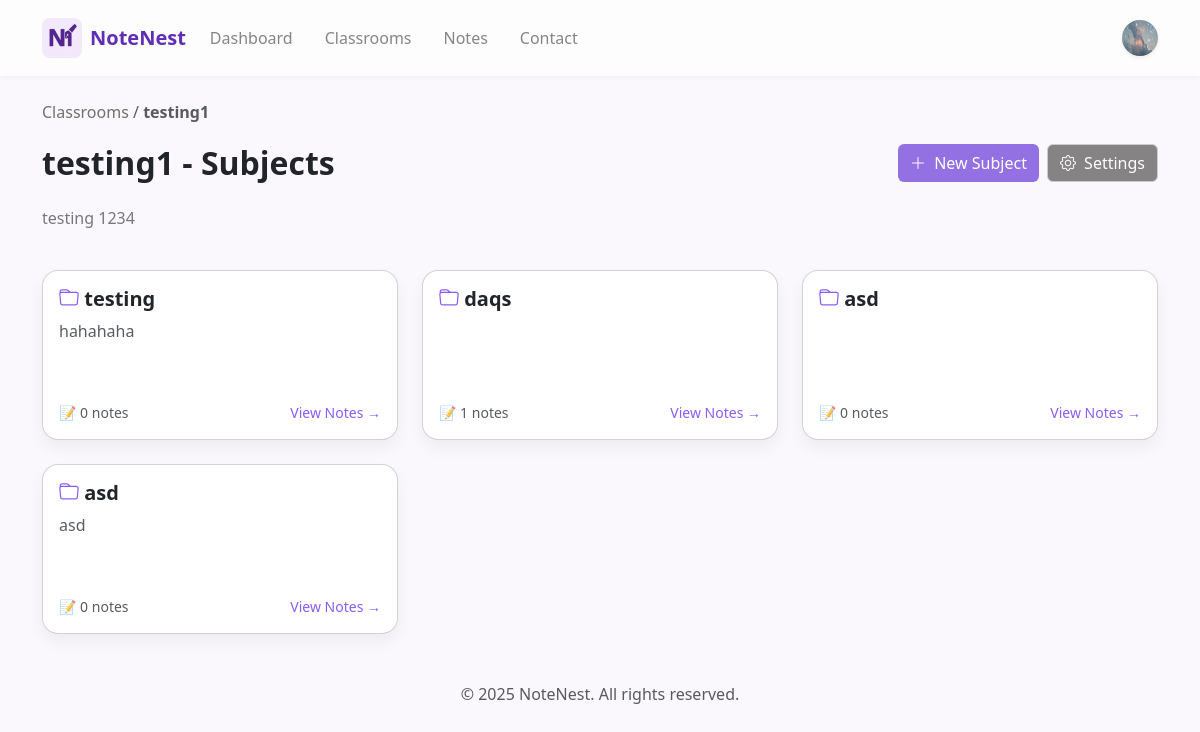
The app's page /views/pages/subjects.php?classroom_id=1 (signed in) with its own data.
### tables this page shows
CREATE TABLE `users` (
  `id` int(11) NOT NULL,
  `username` varchar(100) NOT NULL,
  `email` varchar(255) NOT NULL,
  `password` varchar(255) NOT NULL,
  `created_at` timestamp NOT NULL DEFAULT current_timestamp(),
  `profile_image` varchar(255) DEFAULT NULL
);

CREATE TABLE `classroom_subjects` (
  `subject_id` int(11) NOT NULL,
  `classroom_id` int(11) NOT NULL,
  `subject_name` varchar(255) NOT NULL,
  `notes` int(11) NOT NULL DEFAULT 0,
  `subject_desc` varchar(255) DEFAULT NULL
);

### core/database.php (called while the page is built)
<?php
class Database
{
    private static $pdo = null;
    public static function getConnection()
    {
        if (self::$pdo === null) {
            $dsn = 'mysql:host=localhost;dbname=notenestdb';
            $username = 'root';
            $password = '';
            try {
                self::$pdo = new PDO($dsn, $username, $password);
                self::$pdo->setAttribute(PDO::ATTR_ERRMODE, PDO::ERRMODE_EXCEPTION);
            } catch (PDOException $e) {
                die("Database connection failed :( " . $e->getMessage());
            }
        }
        return self::$pdo;
    }
}

### controllers/ProfileController.php (called while the page is built, shortened)
<?php
require_once __DIR__ . '/../config/init.php';
require_once __DIR__ . '/../models/User.php';
class ProfileController {
    private $userModel;
    private $userId;
    public function __construct($userId) {
        $this->pdo = Database::getConnection();
        $this->userModel = new User($this->pdo);
        $this->userId = intval($userId);
    }
    public function getUserData() {
        return $this->userModel->getById($this->userId);
    }
}

### models/User.php (called while the page is built, shortened)
<?php
class User {
    private $pdo;
    public function __construct($pdo) {
        $this->pdo = $pdo;
    }
    public function getById($id) {
        $stmt = $this->pdo->prepare("SELECT * FROM users WHERE id = ?");
        $stmt->execute([$id]);
        return $stmt->fetch(PDO::FETCH_ASSOC);
    }
}

### controllers/ClassroomController.php (called while the page is built, shortened)
<?php
require_once __DIR__ . '/../models/Classroom.php';
class ClassroomController {
    private $classroomModel;
    public function __construct() {
        $this->pdo = Database::getConnection();
        $this->classroomModel = new Classroom($this->pdo);
    }
    public function viewSubjects() {
        $user_id = $_SESSION['user_id'];
        $classroom_id = $_GET['classroom_id'];
        $classroom = $this->classroomModel->getClassroomById($classroom_id);
        $subjects = $this->classroomModel->getSubjects($classroom_id);
        $is_member = $this->classroomModel->isMember($user_id, $classroom_id);
        return [
            'classroom' => $classroom,
            'subjects' => $subjects,
            'is_member' => $is_member,
            'user_id' => $user_id,
        ];
    }
}

### models/Classroom.php (called while the page is built, shortened)
<?php
class Classroom {
    private $pdo;
    public function __construct($pdo) {
        $this->pdo = $pdo;
    }
    public function getClassroomById($classroom_id) {
        $stmt = $this->pdo->prepare("SELECT * FROM classrooms WHERE classroom_id = ?");
        $stmt->execute([$classroom_id]);
        return $stmt->fetch();
    }
    public function getSubjects($classroom_id) {
        $stmt = $this->pdo->prepare("SELECT * FROM classroom_subjects WHERE classroom_id = ?");
        $stmt->execute([$classroom_id]);
        return $stmt->fetchAll();
    }
    public function isMember($user_id, $classroom_id) {
        $stmt = $this->pdo->prepare("SELECT 1 FROM classroom_members WHERE user_id = ? AND classroom_id = ?");
        $stmt->execute([$user_id, $classroom_id]);
        return $stmt->fetchColumn() !== false;
    }
}

### views/pages/subjects.php (the view, shortened to what this page needs)
<?php
require_once __DIR__ . '/../../controllers/ClassroomController.php';
$controller = new ClassroomController();
$data = $controller->viewSubjects();
$classroom = $data['classroom'];
$subjects = $data['subjects'];
$classroom_name = $classroom['name'];
$classroom_desc = $classroom['description'];
$classroom_id = $_GET['classroom_id'];
?>
<!DOCTYPE html>
<html lang="en">
<head>
    <link href="https://cdn.jsdelivr.net/npm/bootstrap@5.3.2/dist/css/bootstrap.min.css" rel="stylesheet">
    <link href="https://cdn.jsdelivr.net/npm/bootstrap-icons@1.10.5/font/bootstrap-icons.css" rel="stylesheet">
    <link rel="stylesheet" href="../../public/assets/css/main.css">
    <link rel="stylesheet" href="../../public/assets/css/navbar.css">
    <link rel="stylesheet" href="../../public/assets/css/subjetcs.css">
</head>
<body>
    <?php include '../partials/navbar.php'; ?>
    <div class="container my-4">
        <div class="row mb-1">
            <div class="col-12">
                <p class="text-muted">
                    <a href="classrooms.php" class="classroom-link">Classrooms</a> /
                    <strong><?= htmlspecialchars($classroom_name) ?></strong>
                </p>
            </div>
        </div>
        <div class="d-flex flex-column flex-md-row justify-content-between align-items-start align-items-md-center mb-4 gap-3">
            <div class="d-flex flex-column flex-md-row align-items-start align-items-md-center gap-3 flex-wrap w-100">
                <h2 class="fw-bold mb-0 flex-grow-1"><?= htmlspecialchars($classroom_name) ?> - Subjects</h2>
                <?php if ($classroom['creator_id'] == $user_id): ?>
                    <div class="d-flex flex-wrap gap-2">
                        <button class="btn btn-purple text-white" data-bs-toggle="modal" data-bs-target="#createSubjectModal">
                            <i class="bi bi-plus-lg me-1"></i> New Subject
                        </button>
                        <button class="btn custom-grey-btn" data-bs-toggle="modal" data-bs-target="#settingsModal">
                            <i class="bi bi-gear me-1"></i> Settings
                        </button>
                    </div>
                <?php endif; ?>
            </div>
        </div>
        <div class="row mb-4">
            <div class="col-12">
                <p class="desc"><?= htmlspecialchars($classroom_desc) ?></p>
            </div>
        </div>
        <div class="row g-4 card-grid">
            <?php if (count($subjects) > 0): ?>
                <?php foreach ($subjects as $subject): ?>
                    <div class="col-md-6 col-lg-4 d-flex">
                        <div class="card card-custom p-3 flex-fill position-relative">
                            <h5 class="fw-semibold">
                                <i class="bi bi-folder" style="color: #8b5cf6;"></i>
                                <?= htmlspecialchars($subject['subject_name']) ?>
                            </h5>
                            <p class="text-muted"><?= htmlspecialchars($subject['subject_desc']) ?></p>
                            <div class="d-flex justify-content-between text-muted small mt-auto">
                                <span class="notes-count">📝 <?= $subject['notes'] ?> notes</span>
                                <a href="../notes/subject_notes.php?subject_id=<?= $subject['subject_id'] ?>&classroom_id=<?= $classroom_id ?>" class="view-notes-btn">
                                    View Notes →
                                </a>
                            </div>
                        </div>
                    </div>
                <?php endforeach; ?>
            <?php else: ?>
                <p class="text-muted">No subjects available for this classroom.</p>
            <?php endif; ?>
        </div>
    </div>
<?php include '../partials/footer.php'; ?>

### views/partials/navbar.php (shortened to what this page needs)
<?php
require_once __DIR__ .'/../../config/init.php';
require_once __DIR__ .'/../../controllers/ProfileController.php';
if (isset($_SESSION['user_id'])) {
  $user_id = $_SESSION['user_id'];
  $controller = new ProfileController($user_id);
  $user = $controller->getUserData();
  $profile_picture = '../../public/uploads/profile_pictures/' . $user['profile_image'];
}
$currentPage = basename($_SERVER['PHP_SELF']);
?>
<nav class="navbar navbar-expand-lg">
  <div class="container ">
    <a class="navbar-brand" href="../main/home.php">
      <img src="../../public/assets/images/logo.png" alt="NoteNest Logo">
      NoteNest
    </a>
    <div class="collapse navbar-collapse" id="navbarNavAltMarkup">
      <div class="navbar-nav">
        <a class="nav-link <?= ($currentPage === 'dashboard.php') ? 'active text-primary' : '' ?>" href="../main/dashboard.php">Dashboard</a>
        <a class="nav-link <?= ($currentPage === 'classrooms.php') ? 'active text-primary' : '' ?>" href="../pages/classrooms.php">Classrooms</a>
        <a class="nav-link <?= ($currentPage === 'notes.php') ? 'active text-primary' : '' ?>" href="../notes/notes.php">Notes</a>
        <a class="nav-link <?= ($currentPage === 'contact.php') ? 'active text-primary' : '' ?>" href="../pages/contact.php">Contact</a>
      </div>
      <div class="auth-links ms-auto">
        <?php if (!isset($_SESSION['user_id'])): ?>
          <a href="../auth/login.php"><button class="btn-login">Log in</button></a>
          <a href="../auth/signup.php"><button class="btn-signup">Sign up</button></a>
        <?php else: ?>
          <div class="dropdown position-relative">
            <a href="#" class="d-flex align-items-center text-decoration-none dropdown-toggle" data-bs-toggle="dropdown" aria-expanded="false">
              <img src="<?php echo htmlspecialchars($profile_picture); ?>" alt="Profile Picture" width="36" height="36" class="rounded-circle shadow-sm">
            </a>
          </div>
        <?php endif; ?>
      </div>
    </div>
  </div>
</nav>

### public/assets/css/main.css (style rules this page uses)
:root { --primary-color: #5f2eb5; --secondary-color: #d9c5f5; --primary-color-dark: #4a2191; }

### public/assets/css/navbar.css (style rules this page uses)
body { background-color: #FAF8FD; font-family: 'Segoe UI', sans-serif; }
.navbar { background-color: #fdfdfd; padding: 0.8rem 1rem; box-shadow: 0 1px 6px rgba(0, 0, 0, 0.05); }
.navbar-brand { font-weight: bold; color: var(--primary-color); display: flex; align-items: center; }
.navbar-brand img { height: 40px; margin-right: 8px; border-radius: 8px; }
.nav-link { color: #858585; margin-right: 1rem; font-weight: 500; }
.auth-links { margin-left: auto; display: flex; gap: 0.8rem; }
.dropdown-toggle::after { display: none !important; }
.dropdown { position: relative !important; }
.dropdown.position-relative { position: relative; }

### public/assets/css/subjetcs.css (style rules this page uses)
.classroom-link { transition: color 0.3s ease, transform 0.3s ease; text-decoration: none; color:rgb(112, 112, 108); }
.desc { color:rgb(119, 119, 119); }
.btn-purple { background-color: #9371e3; color: white; border: none; transition: background-color 0.2s ease; }
.card-custom { flex: 1 1 auto; display: flex; flex-direction: column; justify-content: space-between; height: 170px; border-radius: 1rem; box-shadow: 0 0.5rem 1rem rgba(0,0,0,0.05); padding: 2rem; transition: 0.2s ease; pointer-events: auto; }
.custom-grey-btn { background-color: #858383; color: #ffffff; border: 1px solid #ccc; transition: background-color 0.3s ease; }
.view-notes-btn { color: #8b5cf6; font-size: 0.875rem; text-decoration: none; display: inline-block; cursor: pointer; transition: color 0.2s ease; margin-top: 18px; pointer-events: auto; }
.notes-count { margin-top: 18px; }

### records on screen
users: profile_image (picture)
classroom_subjects: subject_name "testing", subject_desc "hahahaha", notes "0"
classroom_subjects: subject_name "daqs", notes "1"
classroom_subjects: subject_name "asd", notes "0"
classroom_subjects: subject_name "asd", subject_desc "asd", notes "0"

### other values on screen
$classroom_name "testing1"
$classroom_desc "testing 1234"
